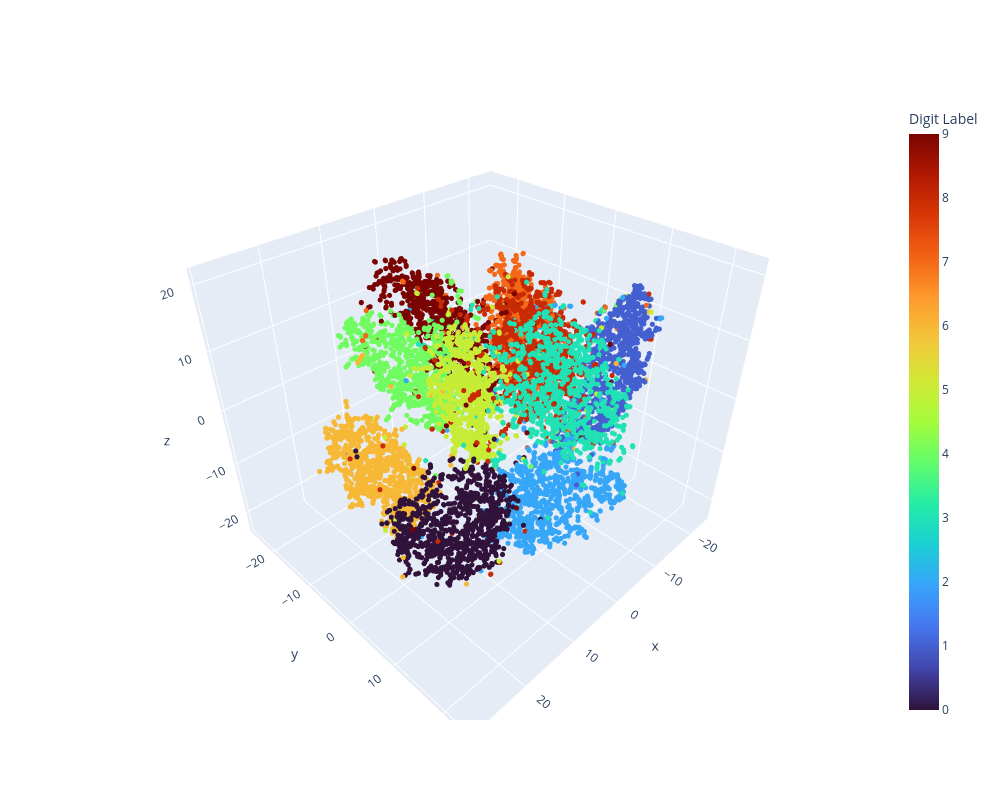

The cell this chart's notebook holds for it:
### Code cell
import plotly.graph_objects as go

fig = go.Figure(
    data=[
        go.Scatter3d(
            x=X_reduced3d[:, 0],
            y=X_reduced3d[:, 1],
            z=X_reduced3d[:, 2],
            mode="markers",
            marker={
                "size": 3,
                "color": y,
                "showscale": True,
                "colorscale": "Turbo",
                "colorbar": {"title": "Digit Label"},
            },
            text=[f"Class: {val}" for val in y],
            hovertemplate="%{text}<br>x: %{x:.2f}<br>y: %{y:.2f}<br>z: %{z:.2f}<extra></extra>",
            # opacity=0.1,
        )
    ]
)
fig.update_layout(width=1000, height=800)
fig.show()

### Figure 1 — Plotly figure (JSON) as saved in the notebook; plotly's stock layout.template omitted (floating-point values rounded to 4 significant figures; data arrays with more than 128 entries replaced by an {"elided": "..."} marker saying what was removed)
{"data": [{"hovertemplate": "%{text}<br>x: %{x:.2f}<br>y: %{y:.2f}<br>z: %{z:.2f}<extra></extra>", "marker": {"color": {"elided": "10000 int values"}, "colorbar": {"title": {"text": "Digit Label"}}, "colorscale": [[0, "#30123b"], [0.07143, "#4145ab"], [0.1429, "#4675ed"], [0.2143, "#39a2fc"], [0.2857, "#1bcfd4"], [0.3571, "#24eca6"], [0.4286, "#61fc6c"], [0.5, "#a4fc3b"], [0.5714, "#d1e834"], [0.6429, "#f3c63a"], [0.7143, "#fe9b2d"], [0.7857, "#f36315"], [0.8571, "#d93806"], [0.9286, "#b11901"], [1, "#7a0402"]], "showscale": true, "size": 3}, "mode": "markers", "text": {"elided": "10000 str values"}, "type": "scatter3d", "x": {"elided": "10000 float values"}, "y": {"elided": "10000 float values"}, "z": {"elided": "10000 float values"}}], "layout": {"height": 800, "width": 1000}}
